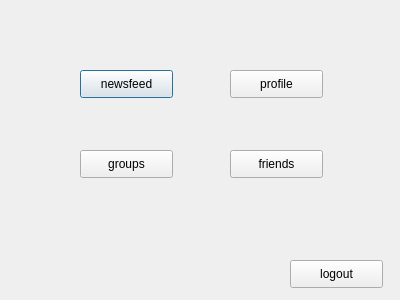
<?xml version="1.0" encoding="UTF-8"?>
<ui version="4.0">
 <class>homepagedialogue</class>
 <widget class="QDialog" name="homepagedialogue">
  <property name="geometry">
   <rect>
    <x>0</x>
    <y>0</y>
    <width>400</width>
    <height>300</height>
   </rect>
  </property>
  <property name="windowTitle">
   <string>Dialog</string>
  </property>
  <widget class="QPushButton" name="newsfeed">
   <property name="geometry">
    <rect>
     <x>80</x>
     <y>70</y>
     <width>93</width>
     <height>28</height>
    </rect>
   </property>
   <property name="text">
    <string>newsfeed</string>
   </property>
  </widget>
  <widget class="QPushButton" name="profile">
   <property name="geometry">
    <rect>
     <x>230</x>
     <y>70</y>
     <width>93</width>
     <height>28</height>
    </rect>
   </property>
   <property name="text">
    <string>profile</string>
   </property>
  </widget>
  <widget class="QPushButton" name="groups">
   <property name="geometry">
    <rect>
     <x>80</x>
     <y>150</y>
     <width>93</width>
     <height>28</height>
    </rect>
   </property>
   <property name="text">
    <string>groups</string>
   </property>
  </widget>
  <widget class="QPushButton" name="logout">
   <property name="geometry">
    <rect>
     <x>290</x>
     <y>260</y>
     <width>93</width>
     <height>28</height>
    </rect>
   </property>
   <property name="text">
    <string>logout</string>
   </property>
  </widget>
  <widget class="QPushButton" name="pushButton">
   <property name="geometry">
    <rect>
     <x>230</x>
     <y>150</y>
     <width>93</width>
     <height>28</height>
    </rect>
   </property>
   <property name="text">
    <string>friends</string>
   </property>
  </widget>
 </widget>
 <resources/>
 <connections>
  <connection>
   <sender>logout</sender>
   <signal>clicked()</signal>
   <receiver>homepagedialogue</receiver>
   <slot>close()</slot>
   <hints>
    <hint type="sourcelabel">
     <x>358</x>
     <y>291</y>
    </hint>
    <hint type="destinationlabel">
     <x>352</x>
     <y>263</y>
    </hint>
   </hints>
  </connection>
 </connections>
</ui>
